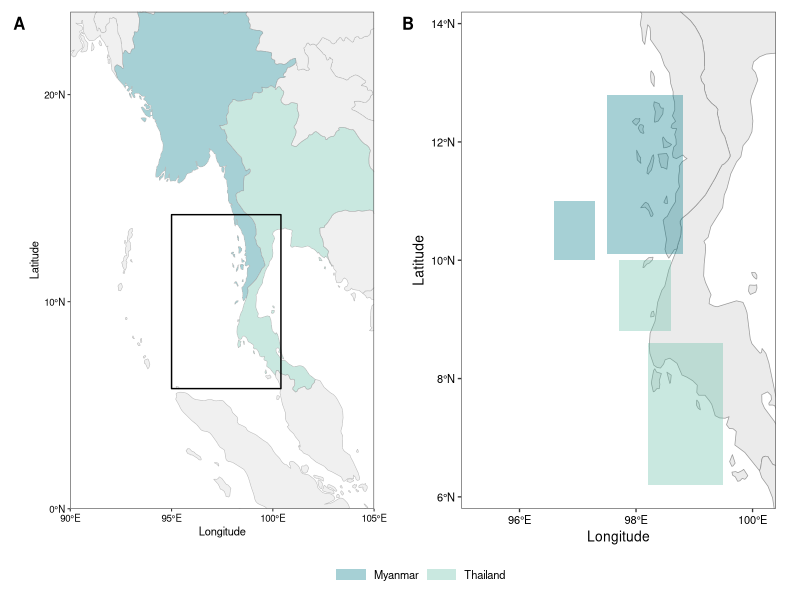
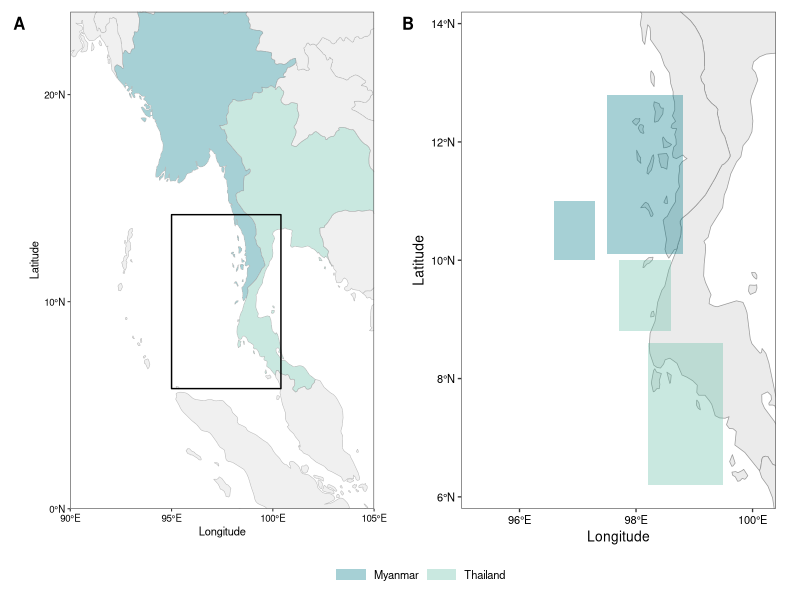
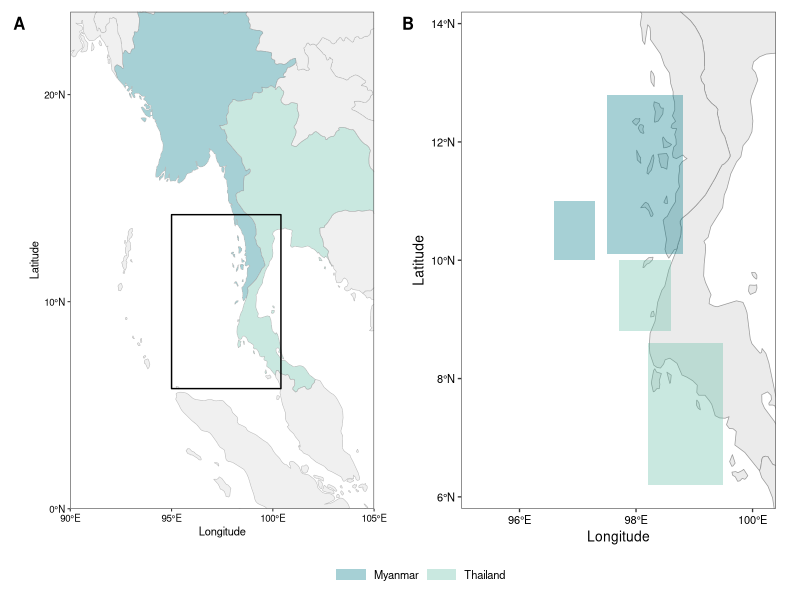

Generate these figures, in order, with R:
### Packages

library(sf)
library(ggplot2)
library(dplyr)
library(rnaturalearth)
library(patchwork)

### Colours

country_cols <- c("Myanmar" = "#007A87", "Thailand" = "#66BFA6")

### Base map

world <- rnaturalearth::ne_countries(scale = "medium", returnclass = "sf")

countries <- world |>
  filter(admin %in% c("Myanmar", "Thailand", "Malaysia", "India", "Bangladesh",
                      "Laos", "Cambodia", "Vietnam"))

### Study-region boxes

bbox_df <- data.frame(
  region  = c("Mergui Archipelago", "Burma Banks", "North Andaman", "South Andaman"),
  country = c("Myanmar", "Myanmar", "Thailand", "Thailand"),
  xmin    = c(97.5, 96.6, 97.7, 98.2),
  xmax    = c(98.8, 97.3, 98.6, 99.5),
  ymin    = c(10.1, 10.0, 8.8, 6.2),
  ymax    = c(12.8, 11.0, 10.0, 8.6)
)

make_bbox <- function(xmin, xmax, ymin, ymax) {
  st_polygon(list(matrix(c(xmin, ymin, xmax, ymin, xmax, ymax, xmin, ymax, xmin, ymin),
                         ncol = 2, byrow = TRUE)))
}

boxes <- st_sf(
  bbox_df,
  geometry = st_sfc(
    mapply(make_bbox, bbox_df$xmin, bbox_df$xmax, bbox_df$ymin, bbox_df$ymax,
           SIMPLIFY = FALSE),
    crs = 4326
  )
)

### Extents

main_extent <- c(xmin = 95, xmax = 100.4, ymin = 5.8, ymax = 14.2)
locator_extent <- c(xmin = 90, xmax = 105, ymin = 0, ymax = 24)
locator_box <- st_as_sfc(st_bbox(main_extent, crs = 4326))

### Panel B: main study-region map

p_main <- ggplot() +
  geom_sf(data = countries, fill = "grey92", colour = "grey60", linewidth = 0.25) +
  geom_sf(data = boxes, aes(fill = country), colour = NA, alpha = 0.35) +
  scale_fill_manual(values = country_cols, name = NULL) +
  coord_sf(xlim = main_extent[c("xmin", "xmax")],
           ylim = main_extent[c("ymin", "ymax")],
           expand = FALSE) +
  scale_x_continuous(breaks = c(96, 98, 100),
                     labels = \(x) paste0(x, "°E")) +
  scale_y_continuous(breaks = c(6, 8, 10, 12, 14),
                     labels = \(y) paste0(y, "°N")) +
  labs(x = "Longitude", y = "Latitude") +
  theme_classic(base_size = 10) +
  theme(
    axis.line = element_blank(),
    axis.text = element_text(size = 8, colour = "black"),
    axis.title = element_text(size = 10, colour = "black"),
    panel.border = element_rect(fill = NA, colour = "grey35", linewidth = 0.45),
    legend.position = "bottom",
    legend.text = element_text(size = 8),
    legend.key.width = unit(0.8, "cm"),
    legend.key.height = unit(0.35, "cm"),
    plot.margin = margin(3, 3, 3, 3)
  )

### Locator countries

world_locator <- world |>
  mutate(country = case_when(
    admin == "Myanmar" ~ "Myanmar",
    admin == "Thailand" ~ "Thailand",
    TRUE ~ NA_character_
  ))

world_other <- world_locator |> filter(is.na(country))
world_focus <- world_locator |> filter(!is.na(country))
### Panel A: locator map

p_locator <- ggplot() +
  geom_sf(data = world_other, fill = "grey94", colour = "grey72", linewidth = 0.18) +
  geom_sf(data = world_focus, aes(fill = country),
          colour = "grey72", linewidth = 0.18, alpha = 0.35) +
  geom_sf(data = locator_box, fill = NA, colour = "black", linewidth = 0.5) +
  scale_fill_manual(values = country_cols, guide = "none") +
  coord_sf(xlim = locator_extent[c("xmin", "xmax")],
           ylim = locator_extent[c("ymin", "ymax")],
           expand = FALSE) +
  scale_x_continuous(breaks = c(90, 95, 100, 105),
                     labels = \(x) paste0(x, "°E")) +
  scale_y_continuous(breaks = c(0, 10, 20),
                     labels = \(y) paste0(y, "°N")) +
  labs(x = "Longitude", y = "Latitude") +
  theme_classic(base_size = 8) +
  theme(
    axis.line = element_blank(),
    axis.text = element_text(size = 7, colour = "black"),
    axis.title = element_text(size = 8, colour = "black"),
    panel.border = element_rect(fill = NA, colour = "grey35", linewidth = 0.45),
    plot.margin = margin(3, 3, 3, 3)
  )

### Combine and export

fig_map <- p_locator + p_main +
  plot_layout(widths = c(1, 1), guides = "collect") +
  plot_annotation(tag_levels = "A") &
  theme(
    plot.tag = element_text(size = 12, face = "bold"),
    plot.tag.position = c(0.02, 0.98),
    legend.position = "bottom"
  )

fig_map

ggsave("fig_study_area_bounding_boxes.png", fig_map,
       width = 180, height = 105, units = "mm", dpi = 600)

ggsave("fig_study_area_bounding_boxes.pdf", fig_map,
       width = 180, height = 105, units = "mm")
